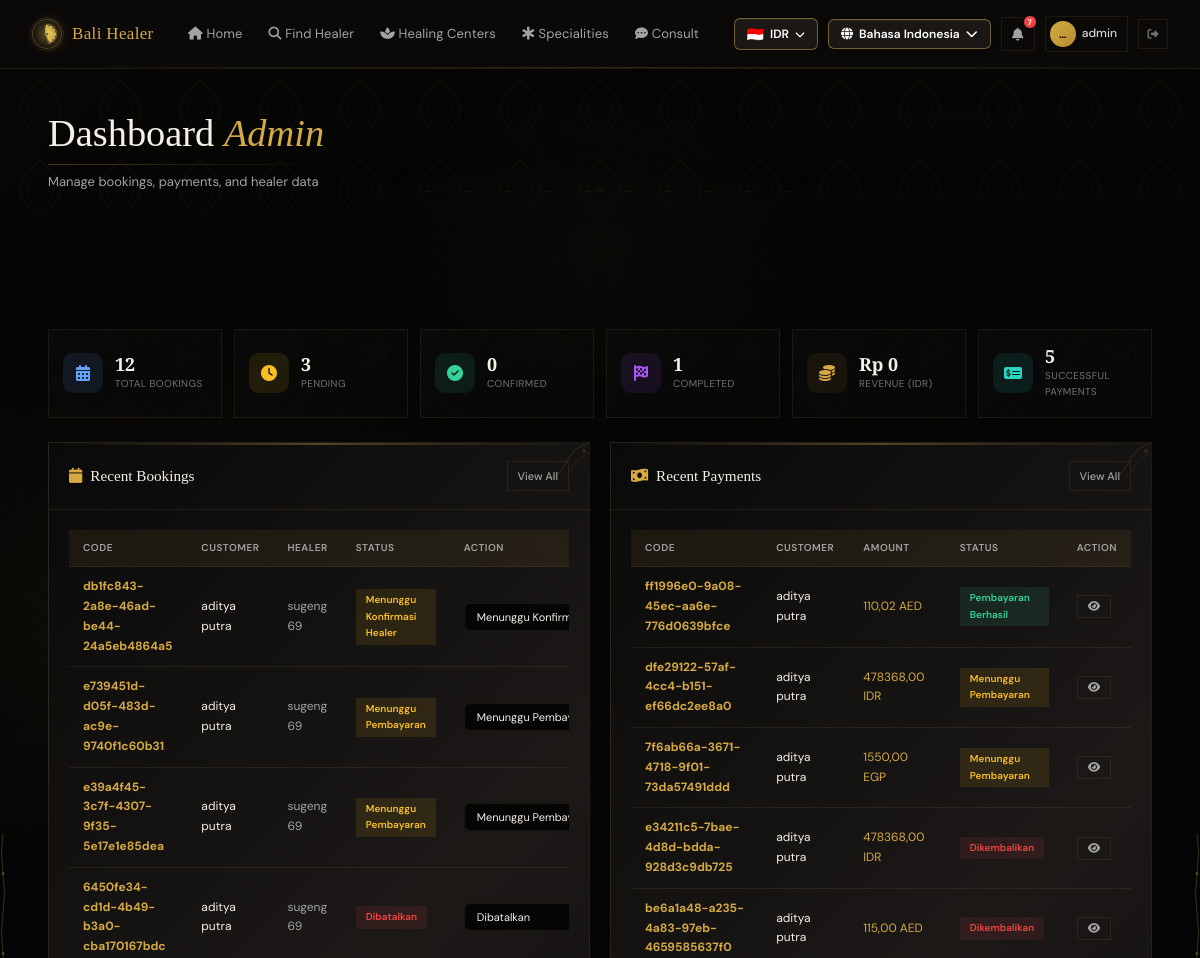
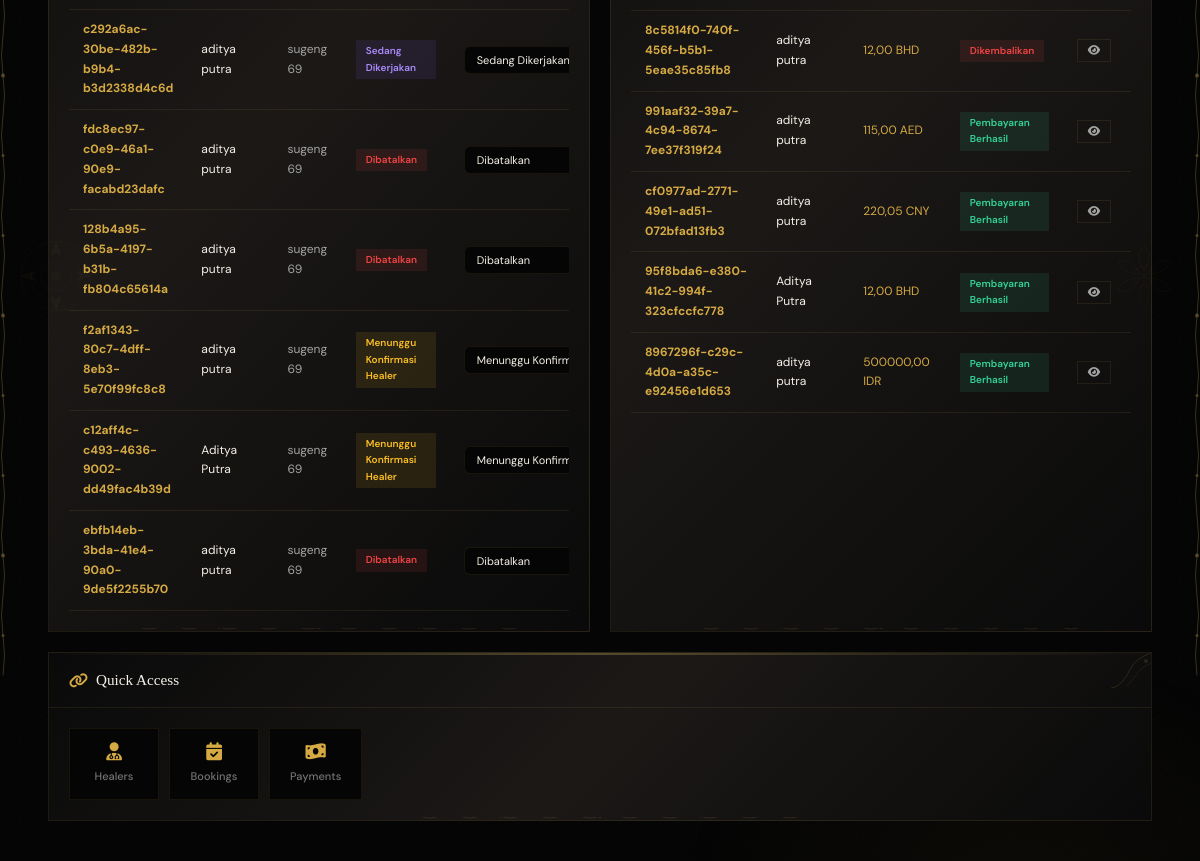
Page /id/dashboard/ (signed in, upper part) on the earlier database version (2 pictures, top to bottom).
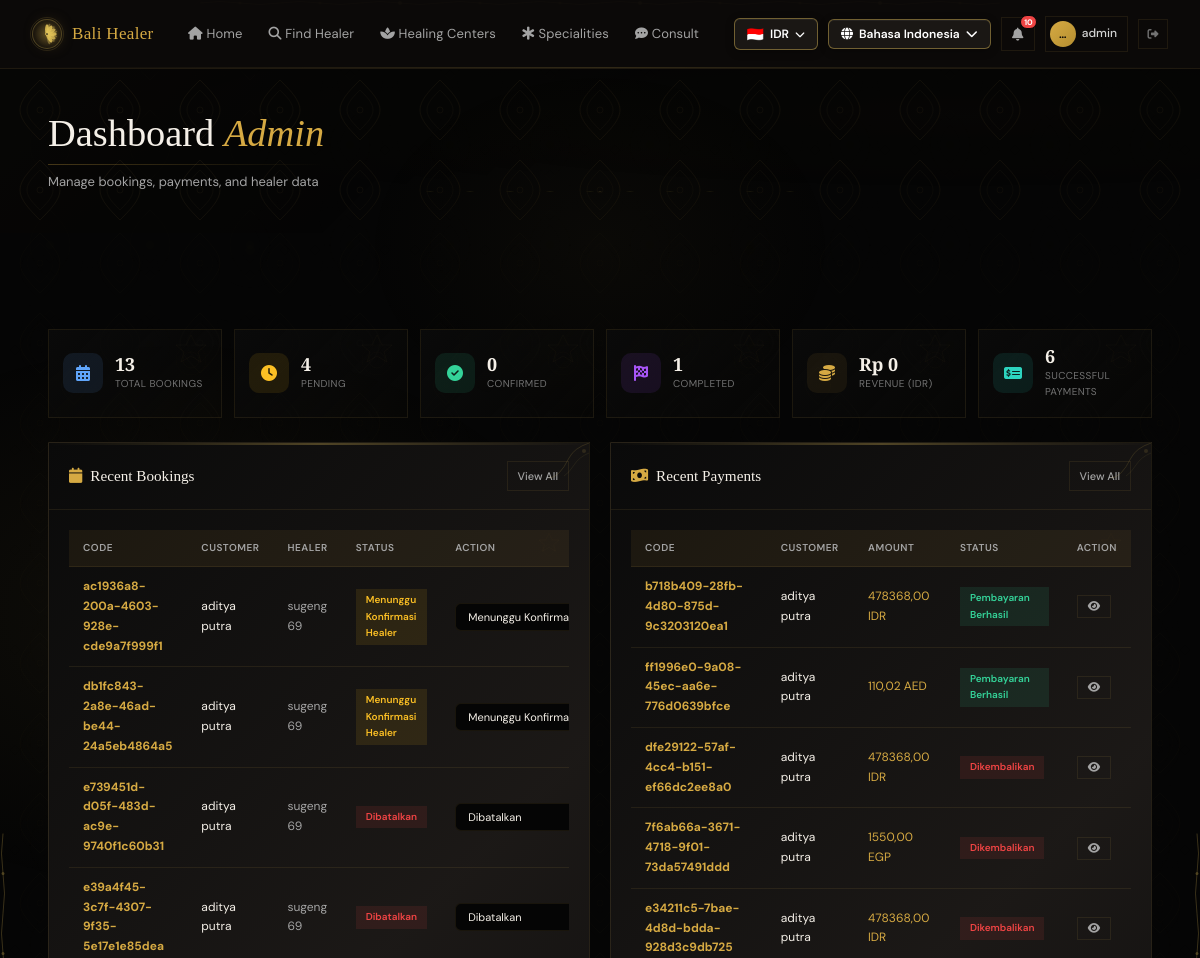
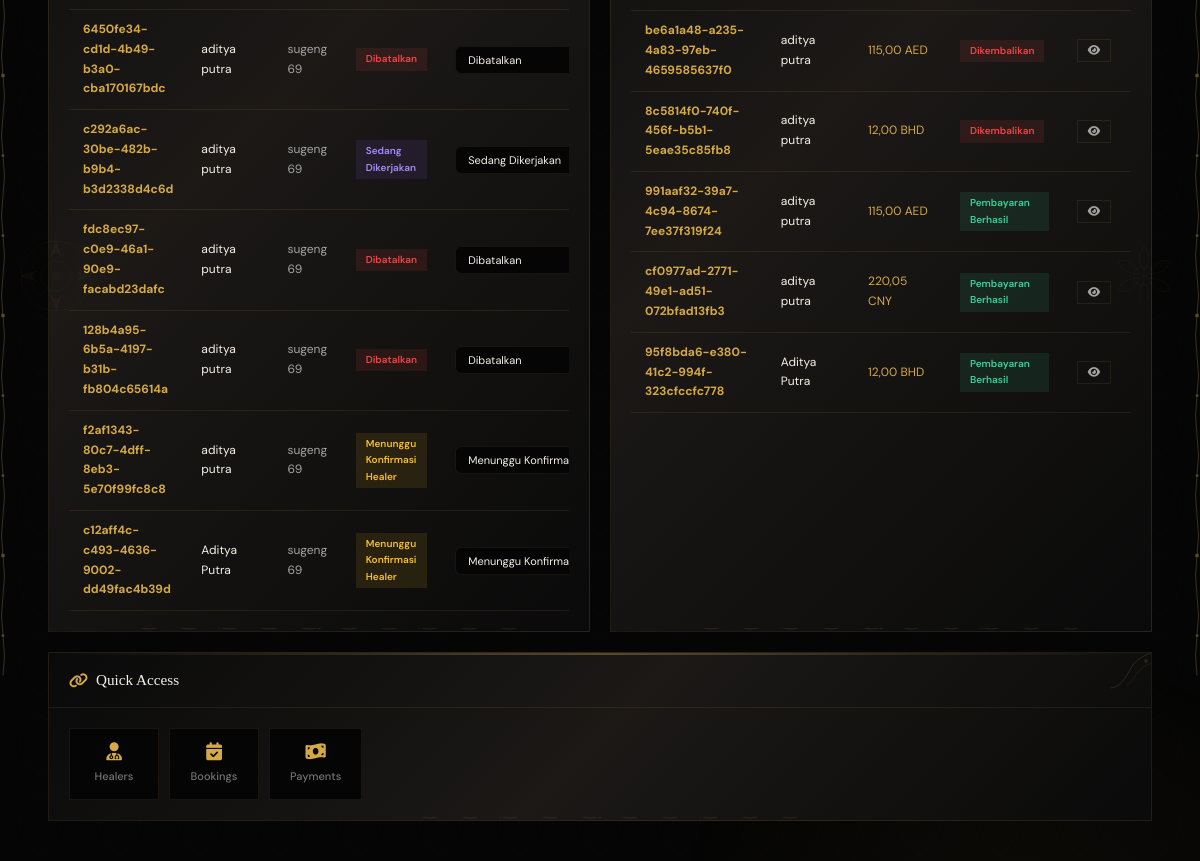
Same page on the later database version (2 pictures, top to bottom).
### bookings/models.py (models this page shows, shortened)
class Booking(models.Model):
    STATUS_CHOICES = [
        ('pending_payment', 'Menunggu Pembayaran'),
        ('pending_confirm', 'Menunggu Konfirmasi Healer'),
        ('confirmed', 'Dikonfirmasi'),
        ('in_progress', 'Sedang Dikerjakan'),
        ('completed', 'Selesai'),
        ('cancelled', 'Dibatalkan'),
        ('expired', 'Kadaluarsa'),
        ('refunded', 'Dikembalikan'),
    ]
    VALID_TRANSITIONS = {
        'pending_payment': ['pending_confirm', 'cancelled', 'expired'],
        'pending_confirm': ['confirmed', 'cancelled', 'refunded'],
        'confirmed': ['in_progress', 'cancelled', 'refunded'],
        'in_progress': ['completed', 'refunded'],
        'completed': [],
        'cancelled': [],
        'expired': [],
        'refunded': [],
    }
    booking_code = models.CharField(max_length=40, unique=True, blank=True)
    healer = models.ForeignKey(Healer, on_delete=models.CASCADE, related_name='bookings')
    customer = models.ForeignKey(User, on_delete=models.SET_NULL, null=True, blank=True, related_name='bookings')
    customer_name = models.CharField(max_length=200)
    customer_email = models.EmailField()
    customer_phone = models.CharField(max_length=20)
    service_type = models.CharField(max_length=200)
    service_price_idr = models.DecimalField(max_digits=12, decimal_places=2, default=0)
    booking_date = models.DateField()
    booking_time = models.TimeField()
    notes = models.TextField(blank=True)
    total_price_idr = models.DecimalField(max_digits=12, decimal_places=2, default=0)
    currency = models.CharField(max_length=10, default='IDR')
    total_price_converted = models.DecimalField(max_digits=12, decimal_places=2, default=0)
    status = models.CharField(max_length=20, choices=STATUS_CHOICES, default='pending_payment', db_index=True)
    confirmed_at = models.DateTimeField(null=True, blank=True)
    started_at = models.DateTimeField(null=True, blank=True)
    completed_at = models.DateTimeField(null=True, blank=True)
    cancelled_at = models.DateTimeField(null=True, blank=True)
    cancel_reason = models.TextField(blank=True)
    created_at = models.DateTimeField(auto_now_add=True)
    updated_at = models.DateTimeField(auto_now=True)
    class Meta:
        ordering = ['-created_at']

### healers/models.py (models this page shows, shortened)
class Healer(models.Model):
    user = models.OneToOneField(User, on_delete=models.CASCADE, null=True, blank=True)
    name = models.CharField(max_length=200)
    slug = models.SlugField(unique=True, default=uuid.uuid1)
    category = models.ForeignKey(HealerCategory, on_delete=models.SET_NULL, null=True)
    bio = models.TextField()
    experience_years = models.PositiveIntegerField(default=0)
    photo = models.ImageField(upload_to='healer_photos/', blank=True, null=True)
    phone = models.CharField(max_length=20)
    email = models.EmailField(blank=True)
    address = models.TextField()
    price_idr = models.DecimalField(max_digits=12, decimal_places=2, default=0)
    rating = models.DecimalField(max_digits=3, decimal_places=2, default=5.0)
    is_available = models.BooleanField(default=True, db_index=True)
    specializations = models.TextField(blank=True, help_text='Pisahkan dengan koma')
    created_at = models.DateTimeField(auto_now_add=True)
    updated_at = models.DateTimeField(auto_now=True)
    class Meta:
        ordering = ['-rating', '-experience_years']

### payments/models.py (models this page shows, shortened)
class Payment(models.Model):
    PAYMENT_STATUS_CHOICES = [
        ('pending', 'Menunggu Pembayaran'),
        ('processing', 'Sedang Diproses'),
        ('success', 'Pembayaran Berhasil'),
        ('held', 'Dana Ditahan (Escrow)'),
        ('released', 'Dana Dirilis ke Healer'),
        ('failed', 'Gagal'),
        ('refunded', 'Dikembalikan'),
        ('expired', 'Kadaluarsa'),
    ]
    VALID_PAYMENT_TRANSITIONS = {
        'pending': ['processing', 'success', 'failed', 'expired'],
        'processing': ['success', 'failed'],
        'success': ['held', 'refunded'],
        'held': ['released', 'refunded'],
        'released': [],
        'failed': [],
        'refunded': [],
        'expired': [],
    }
    booking = models.OneToOneField(Booking, on_delete=models.CASCADE, related_name='payment')
    payment_code = models.CharField(max_length=20, unique=True, default=uuid.uuid4)
    payment_method = models.ForeignKey(PaymentMethod, on_delete=models.SET_NULL, null=True)
    amount_idr = models.DecimalField(max_digits=12, decimal_places=2)
    currency = models.ForeignKey(Currency, on_delete=models.SET_NULL, null=True)
    amount_converted = models.DecimalField(max_digits=12, decimal_places=2, default=0)
    exchange_rate = models.DecimalField(max_digits=15, decimal_places=6, default=1.0)
    status = models.CharField(max_length=20, choices=PAYMENT_STATUS_CHOICES, default='pending', db_index=True)
    paid_at = models.DateTimeField(null=True, blank=True)
    held_at = models.DateTimeField(null=True, blank=True)
    released_at = models.DateTimeField(null=True, blank=True)
    refunded_at = models.DateTimeField(null=True, blank=True)
    refund_reason = models.TextField(blank=True)
    notes = models.TextField(blank=True)
    created_at = models.DateTimeField(auto_now_add=True)
    updated_at = models.DateTimeField(auto_now=True)
    class Meta:
        ordering = ['-created_at']

class Currency(models.Model):
    code = models.CharField(max_length=10, unique=True)
    name = models.CharField(max_length=100)
    symbol = models.CharField(max_length=10)
    rate_to_idr = models.DecimalField(max_digits=15, decimal_places=6, default=1.0,
        help_text='Kurs terhadap 1 IDR')
    is_active = models.BooleanField(default=True)
    updated_at = models.DateTimeField(auto_now=True)
    class Meta:
        verbose_name_plural = 'Currencies'
        ordering = ['code']

### payments/views.py (the view)
# urls.py: path('dashboard/', views.dashboard, name='dashboard'),
@login_required
def dashboard(request):
    profile, created = UserProfile.objects.get_or_create(user=request.user)
    if not profile.is_healer:
        messages.error(request, _('Anda tidak memiliki akses ke dashboard ini.'))
        return redirect('home')
    total_bookings = Booking.objects.count()
    pending_bookings = Booking.objects.filter(status='pending_confirm').count()
    confirmed_bookings = Booking.objects.filter(status='confirmed').count()
    in_progress_bookings = Booking.objects.filter(status='in_progress').count()
    completed_bookings = Booking.objects.filter(status='completed').count()
    total_revenue_idr = Payment.objects.filter(status='released').aggregate(
        total=Sum('amount_idr')
    )['total'] or 0
    held_funds = Payment.objects.filter(status='held').aggregate(
        total=Sum('amount_idr')
    )['total'] or 0
    total_payments = Payment.objects.filter(status__in=('success', 'held', 'released')).count()
    recent_bookings = Booking.objects.select_related('healer', 'customer')[:10]
    recent_payments = Payment.objects.select_related(
        'booking', 'currency', 'payment_method'
    )[:10]
    return render(request, 'dashboard.html', {
        'total_bookings': total_bookings,
        'pending_bookings': pending_bookings,
        'confirmed_bookings': confirmed_bookings,
        'in_progress_bookings': in_progress_bookings,
        'completed_bookings': completed_bookings,
        'total_revenue_idr': total_revenue_idr,
        'held_funds': held_funds,
        'total_payments': total_payments,
        'recent_bookings': recent_bookings,
        'recent_payments': recent_payments,
    })

### accounts/context_processors.py (called while the page is built)
def notification_context(request):
    if request.user.is_authenticated:
        unread_count = Notification.objects.filter(user=request.user, is_read=False).count()
        return {'global_unread_notifications': unread_count}
    return {'global_unread_notifications': 0}

### accounts/models.py (called while the page is built)
    @property
    def is_healer(self):
        return self.role == 'healer'

### templates/dashboard.html (shortened to what the changed rows need)
{% extends 'base.html' %}
{% load static %}
{% load i18n %}
{% block content %}
<div class="page-header">
    <div class="container">
        <div style="position:relative;display:inline-block">
            <h1>{% trans "Dashboard" %} <em>{% trans "Admin" %}</em></h1>
        </div>
    </div>
</div>
<section class="section" data-reveal>
    <div class="container">
        <div class="stats-grid">
            <div class="stat-card">
                <div class="stat-info"><span class="stat-number">{{ total_bookings }}</span><span class="stat-label">{% trans "Total Bookings" %}</span></div>
            </div>
            <div class="stat-card">
                <div class="stat-info"><span class="stat-number">{{ pending_bookings }}</span><span class="stat-label">{% trans "Pending" %}</span></div>
            </div>
            <div class="stat-card">
                <div class="stat-info"><span class="stat-number">{{ total_payments }}</span><span class="stat-label">{% trans "Successful Payments" %}</span></div>
            </div>
        </div>
        <div class="dashboard-grid">
            <div class="card">
                <div class="card-body">
                    <div class="table-container">
                        <table class="data-table">
                            <thead>
                                <tr><th>{% trans "Code" %}</th><th>{% trans "Customer" %}</th><th>{% trans "Healer" %}</th><th>{% trans "Status" %}</th><th>{% trans "Action" %}</th></tr>
                            </thead>
                            <tbody>
                                {% for b in recent_bookings %}
                                <tr>
                                    <td><strong style="color:var(--gold);font-weight:700">{{ b.booking_code }}</strong></td>
                                    <td style="color:var(--fg)">{{ b.customer_name }}</td>
                                    <td>{{ b.healer.name }}</td>
                                    <td><span class="status-badge status-{{ b.status }}">{{ b.get_status_display }}</span></td>
                                    <td>
                                        <form method="POST" action="{% url 'update_booking_status' b.booking_code %}" class="inline-form">
                                            <select name="status" class="form-control-sm" onchange="this.form.submit()">
                                                {% for val, label in b.STATUS_CHOICES %}
                                                <option value="{{ val }}" {% if b.status == val %}selected{% endif %}>{{ label }}</option>
                                                {% endfor %}
                                            </select>
                                        </form>
                                    </td>
                                </tr>
                                {% empty %}
                                <tr><td colspan="5" class="text-center text-muted" style="padding:36px">{% trans "No bookings yet." %}</td></tr>
                                {% endfor %}
                            </tbody>
                        </table>
                    </div>
                </div>
            </div>
            <div class="card">
                <div class="card-body">
                    <div class="table-container">
                        <table class="data-table">
                            <thead>
                                <tr><th>{% trans "Code" %}</th><th>{% trans "Customer" %}</th><th>{% trans "Amount" %}</th><th>{% trans "Status" %}</th><th>{% trans "Action" %}</th></tr>
                            </thead>
                            <tbody>
                                {% for p in recent_payments %}
                                <tr>
                                    <td><strong style="color:var(--gold);font-weight:700">{{ p.payment_code }}</strong></td>
                                    <td style="color:var(--fg)">{{ p.booking.customer_name }}</td>
                                    <td style="color:var(--gold)">{{ p.amount_converted|floatformat:2 }} {{ p.currency.code|default:"IDR" }}</td>
                                    <td><span class="status-badge status-{{ p.status }}">{{ p.get_status_display }}</span></td>
                                    <td><a href="{% url 'payment_detail' p.payment_code %}" class="btn btn-sm btn-outline"><i class="fas fa-eye"></i></a></td>
                                </tr>
                                {% empty %}
                                <tr><td colspan="5" class="text-center text-muted" style="padding:36px">{% trans "No payments yet." %}</td></tr>
                                {% endfor %}
                            </tbody>
                        </table>
                    </div>
                </div>
            </div>
        </div>
    </div>
</section>
{% endblock %}

### templates/base.html (shortened to what the changed rows need)
{% load static %}
{% load i18n %}
<!DOCTYPE html>
<html lang="{{ LANGUAGE_CODE }}">
<head>
    <link rel="preload" href="https://cdnjs.cloudflare.com/ajax/libs/font-awesome/6.5.1/css/all.min.css" as="style" onload="this.onload=null;this.rel='stylesheet'">
    <link rel="stylesheet" href="{% static 'css/style.css' %}?v=12">
</head>
<body>
    <header class="header" id="main-header">
        <div class="header-inner">
            <div class="nav-right">
                {% get_current_language as CURRENT_LANGUAGE %}
                {% get_available_languages as AVAILABLE_LANGUAGES %}
                {% get_language_info_list for AVAILABLE_LANGUAGES as languages %}
                <div class="lang-switcher" id="langSwitcher">
                    <button class="lang-switcher-btn">
                        <i class="fas fa-globe"></i>
                        {% for lang in languages %}
                            {% if lang.code == CURRENT_LANGUAGE %}{{ lang.name_local }}{% endif %}
                        {% endfor %}
                        <i class="fas fa-chevron-down"></i>
                    </button>
                </div>
                {% if user.is_authenticated %}
                <button type="button" class="notif-bell-btn" id="notifBellBtn" title="{% trans 'Notifications' %}">
                    <i class="fas fa-bell"></i>
                    {% if global_unread_notifications > 0 %}
                    <span class="notif-bell-badge" id="notifBadge">{{ global_unread_notifications }}</span>
                    {% endif %}
                </button>
                {% else %}
                <a href="{% url 'login' %}" class="nav-link"><i class="fas fa-right-to-bracket"></i> {% trans "Login" %}</a>
                <a href="{% url 'register_choose' %}" class="btn-find"><i class="fas fa-user-plus"></i> {% trans "Register" %}</a>
                {% endif %}
            </div>
        </div>
    </header>
    <main class="batik-main">
        {% block content %}{% endblock %}
    </main>
</body>
</html>

Differences in the rows shown:
no longer on this page (row unchanged): Booking: booking_code "ebfb14eb-3bda-41e4-90a0-9de5f2255b70", customer_name "aditya putra", healer.name "sugeng 69", status "Dibatalkan"
no longer on this page (row unchanged): Payment: payment_code "8967296f-c29c-4d0a-a35c-e92456e1d653", booking.customer_name "aditya putra", amount_converted "500000,00", currency.code "IDR", status "Pembayaran Berhasil"
added Booking: booking_code "ac1936a8-200a-4603-928e-cde9a7f999f1", customer_name "aditya putra", healer.name "sugeng 69", status "Menunggu Konfirmasi Healer"
changed Booking "e739451d-d05f-483d-ac9e-9740f1c60b31": status "Menunggu Pembayaran" → "Dibatalkan"
changed Booking "e39a4f45-3c7f-4307-9f35-5e17e1e85dea": status "Menunggu Pembayaran" → "Dibatalkan"
added Payment: payment_code "b718b409-28fb-4d80-875d-9c3203120ea1", booking.customer_name "aditya putra", amount_converted "478368,00", currency.code "IDR", status "Pembayaran Berhasil"
changed Payment "dfe29122-57af-4cc4-b151-ef66dc2ee8a0": status "Menunggu Pembayaran" → "Dikembalikan"
changed Payment "7f6ab66a-3671-4718-9f01-73da57491ddd": status "Menunggu Pembayaran" → "Dikembalikan"
Other differences:
{{ global_unread_notifications }}: "7" → "10"
{{ total_bookings }}: "12" → "13"
{{ pending_bookings }}: "3" → "4"
{{ total_payments }}: "5" → "6"
